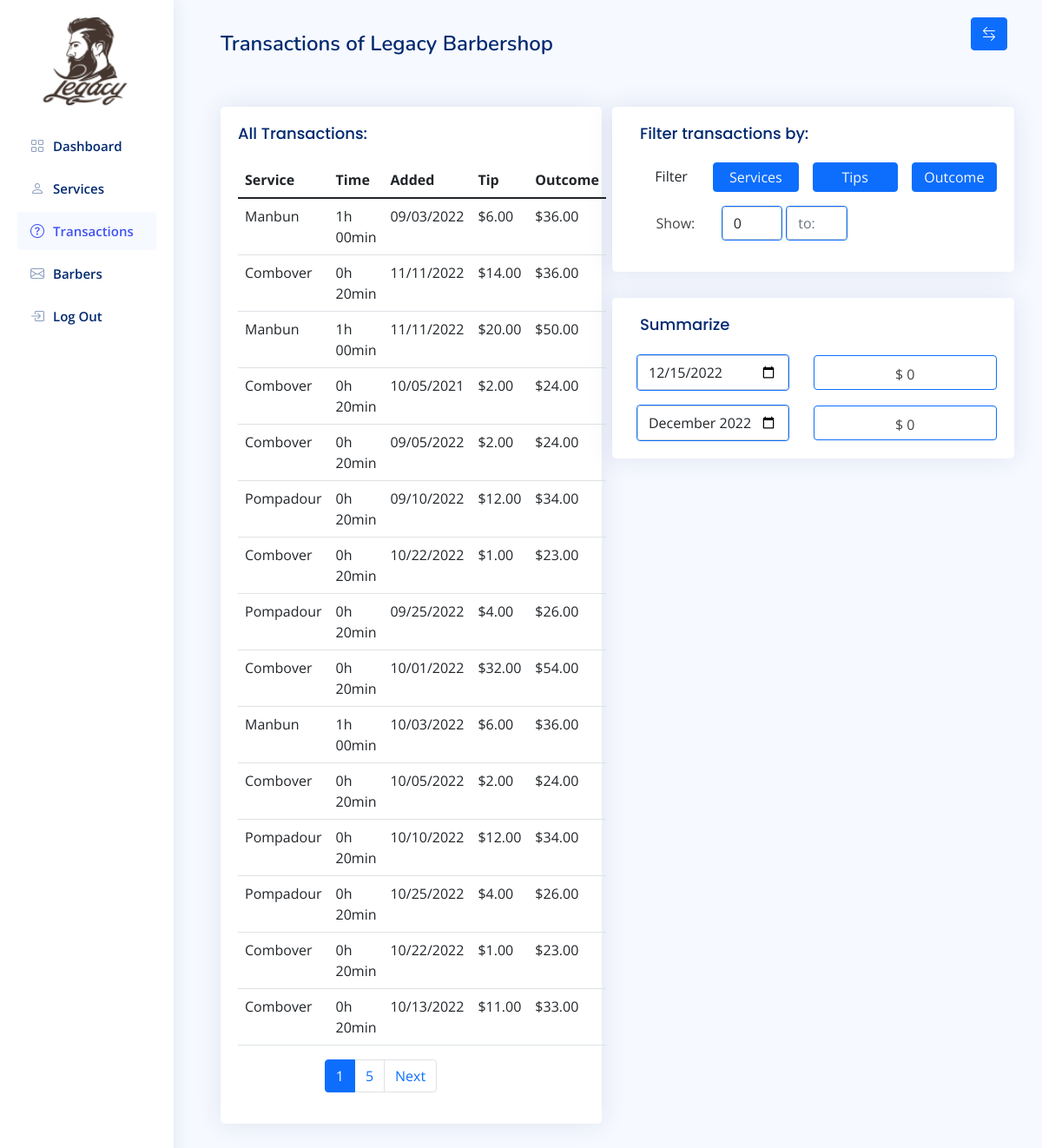
The page /transactions (signed in) on the database its author committed.
### summaryapp/models/assignment.py (models this page shows, shortened)
class AssingmentModel(models.Model):
    employee = models.ForeignKey(BarberModel, on_delete=models.CASCADE)
    service = models.ForeignKey(ServiceModel, on_delete=models.CASCADE)
    created_at = models.DateTimeField(auto_now_add=True)
    tip = models.DecimalField(max_digits = 4, decimal_places = 2)
    class Meta:
        db_table = 'assignment'
        verbose_name = 'Assignment'
        verbose_name_plural = 'Assignments'

### summaryapp/models/service.py (models this page shows)
class ServiceModel(models.Model):
    name = models.CharField(max_length=30, blank = False, null=False)
    time = models.DurationField(blank = True, null = True)
    prize = models.DecimalField(max_digits = 6, decimal_places = 2)
    class Meta:
        db_table = 'service'
        verbose_name = 'Service'
        verbose_name_plural = 'Services'
    def __str__(self):
        return self.name

### summaryapp/views.py (the view)
# urls.py: path('transactions', views.transactions, name='transactions'),
@login_required(login_url="/login")
def transactions(request):
    assignments = AssingmentModel.objects.all()
    page = Paginator(assignments, 15)
    page_list = request.GET.get('page')
    page = page.get_page(page_list)
    now = datetime.now()
    year = now.year
    month= now.month
    today = now.day
    assignments_day = AssingmentModel.objects.filter(Q(created_at__year = year) & Q(created_at__month = month) & Q(created_at__day = today))
    month = now.month
    assignments_month = AssingmentModel.objects.filter(Q(created_at__year = year) & Q(created_at__month = month))
    sum_month = []
    sum_day = []
    for assignment in assignments_day:
        prize_day = 0
        prize_day += assignment.service.prize
        prize_day += assignment.tip
        sum_day.append(prize_day)
    for assignment in assignments_month:
        prize_month = 0
        prize_month += assignment.service.prize
        prize_month += assignment.tip
        sum_month.append(prize_month)
    return render(request, 'dashboard/transactions.html', {"page": page, "sum_day": sum(sum_day), "sum_month": sum(sum_month)})

### summaryapp/templatetags/tags.py (called while the page is built)
@register.filter
def to_hm(value):
    s = str(value)
    hm = s[0:1]+"h "+s[2:4]+"min"
    return hm

@register.filter
def outcome(assignment):
    outcome = assignment.service.prize + assignment.tip
    return outcome

### summaryapp/templates/dashboard/transactions.html (shortened to what this page needs)
{% extends 'dashboard/sidebar.html' %}
{% load tags %}
{% block content %}
      <main id="main" class="main">
         <div class="pagetitle mt-3">
            <h1>Transactions of Legacy Barbershop</h1>
         </div>
         <button class="btn btn-primary toggle-sidebar-btn" ><i class="bi bi-arrow-left-right"></i></button>
         <div class="row">
            <div class="col-lg-6">
               <div class="card mt-5">
                  <div class="card-body">
                     <h5 class="card-title">All Transactions:</h5>
                     <table class="table table-hover">
                        <tr>
                           <th>Service</th>
                           <th>Time</th>
                           <th>Added</th>
                           <th>Tip</th>
                           <th>Outcome</th>
                        </tr>
                        <tbody id="tr_table">
                           {% for assignment in page.object_list %}
                           <tr>
                              <td>{{assignment.service}}</td>
                              <td>{{assignment.service.time|to_hm}}</td>
                              <td>{{assignment.created_at|date:"SHORT_DATE_FORMAT"}}</td>
                              <td>${{assignment.tip}}</td>
                              <td>${{assignment|outcome}}</td>
                           </tr>
                           {% endfor %}
                        </tbody>
                     </table>
                     <div class="offset-md-3">
                        <nav aria-label="...">
                           <ul class="pagination">
                              <li class="page-item active">
                                <a class="page-link" href="#">{{page.number}}</a>
                              </li>
                              {% if page.has_next %}
                              <li class="page-item">
                                <a class="page-link" href="{% url 'transactions'%}?page={{page.paginator.num_pages}}">{{page.paginator.num_pages}}</a>
                              </li>
                              <li class="page-item">
                                <a class="page-link" href="{% url 'transactions'%}?page={{page.next_page_number}}">Next</a>
                              </li>
                              {% endif %}
                           </ul>
                         </nav>
                     </div>
                  </div>
               </div>
            </div>
            <div class="col-lg mt-5">
               <div class="row align-items-center">
                  <div class="card">
                     <div class="card-body">
                        <h5 class="card-title">Filter transactions by:</h5>
                        <div class="row text-center text-light justify-content-between">
                           <div class="col text-dark font-weight-bold py-1 center">Filter</div>
                           <div id="by_service" class="col bg-primary py-1 border rounded border-primary" style="cursor: pointer;">Services</div>
                           <div id="by_tip" class="col bg-primary py-1 mx-3 border rounded border-primary" style="cursor: pointer;">Tips</div>
                           <div id="by_outcome" class="col bg-primary py-1 border rounded border-primary" style="cursor: pointer;">Outcome</div>
                        </div>
                        <div class="row text-center justify-content-start my-3">
                           <div class="col-3 py-2">Show:</div>
                           <div class="col-2 py-0 px-0 me-1 border rounded border-primary"><input type="text" class="textinput textInput form-control" name="from" value="0" placeholder="from:"></div>
                           <div class="col-2 py-0 px-0 border rounded border-primary"><input type="text" class="textinput textInput form-control" name="to" placeholder="to:"></div>
                     </div>
                     </div>
                 </div>
               </div>
               <div class="row">
                  <div class="card sticky">
                     <div class="card-body">
                        <h5 class="card-title">Summarize</h5>
                        <div class="row align-items-center justify-content-between">
                           <div class="col-5 px-0 ms-2  border text-center rounded border-primary" ><input type="date" style="height: 40px;" class="form-control" name="today" value="" min="2020-01-01" max="" /></div>
                           <div id="day_sum" class="col-6 border text-center rounded border-primary" style="height: 40px; padding-top: 9px;">$ {{sum_day}}</div>
                        </div>
                        <div class="row align-items-center pt-3 justify-content-between">
                           <div class="col-5 px-0 ms-2 border text-center rounded border-primary"><input type='month' style="height: 40px;" class="form-control" name="month" value="2022-11" min="2010-01" max="" /></div>
                           <div id="month_sum" class="col-6 border text-center rounded border-primary" style="height: 40px; padding-top: 9px;">$ {{sum_month}}</div>
                        </div>
                     </div>
                 </div>
               </div>
            </div>
         </div>
      </main>
{% endblock %}

### summaryapp/static/css/style.css (style rules this page uses)
:root { scroll-behavior: smooth; }
body { font-family: "Open Sans", sans-serif; background: #f6f9ff; color: #444444; }
a { color: #4154f1; text-decoration: none; }
h1, h2, h3, h4, h5, h6 { font-family: "Nunito", sans-serif; }
#main { margin-top: 20; padding: 20px; transition: all 0.3s; }
.pagetitle { margin-bottom: 10px; }
.pagetitle h1 { font-size: 24px; margin-bottom: 0; font-weight: 600; color: #012970; }
.card { margin-bottom: 30px; border: none; border-radius: 5px; box-shadow: 0px 0 30px rgba(1, 41, 112, 0.1); }
.card-title { padding: 20px 0 15px 0; font-size: 18px; font-weight: 500; color: #012970; font-family: "Poppins", sans-serif; }
.card-body { padding: 0 20px 20px 20px; }
@media (min-width: 1200px) { #main, #footer { margin-left: 210px; } }

### summaryapp/templates/dashboard/sidebar.html (style rules this page uses)
.toggle-sidebar-btn { position: absolute; right: 40px; top: 20px; }

### rows shown on the page
AssingmentModel: service "Manbun", service.time|to_hm "1h 00min", created_at "09/03/2022", tip "6.00", service+tip "36.00"
AssingmentModel: service "Combover", service.time|to_hm "0h 20min", created_at "11/11/2022", tip "14.00", service+tip "36.00"
AssingmentModel: service "Manbun", service.time|to_hm "1h 00min", created_at "11/11/2022", tip "20.00", service+tip "50.00"
AssingmentModel: service "Combover", service.time|to_hm "0h 20min", created_at "10/05/2021", tip "2.00", service+tip "24.00"
AssingmentModel: service "Combover", service.time|to_hm "0h 20min", created_at "09/05/2022", tip "2.00", service+tip "24.00"
AssingmentModel: service "Pompadour", service.time|to_hm "0h 20min", created_at "09/10/2022", tip "12.00", service+tip "34.00"
AssingmentModel: service "Combover", service.time|to_hm "0h 20min", created_at "10/22/2022", tip "1.00", service+tip "23.00"
AssingmentModel: service "Pompadour", service.time|to_hm "0h 20min", created_at "09/25/2022", tip "4.00", service+tip "26.00"
AssingmentModel: service "Combover", service.time|to_hm "0h 20min", created_at "10/01/2022", tip "32.00", service+tip "54.00"
AssingmentModel: service "Manbun", service.time|to_hm "1h 00min", created_at "10/03/2022", tip "6.00", service+tip "36.00"
AssingmentModel: service "Combover", service.time|to_hm "0h 20min", created_at "10/05/2022", tip "2.00", service+tip "24.00"
AssingmentModel: service "Pompadour", service.time|to_hm "0h 20min", created_at "10/10/2022", tip "12.00", service+tip "34.00"
AssingmentModel: service "Pompadour", service.time|to_hm "0h 20min", created_at "10/25/2022", tip "4.00", service+tip "26.00"
AssingmentModel: service "Combover", service.time|to_hm "0h 20min", created_at "10/22/2022", tip "1.00", service+tip "23.00"
AssingmentModel: service "Combover", service.time|to_hm "0h 20min", created_at "10/13/2022", tip "11.00", service+tip "33.00"

### other values the page prints
{{ page.number }} "1"
{{ page.paginator.num_pages }} "5"
{{ sum_day }} "0"
{{ sum_month }} "0"
